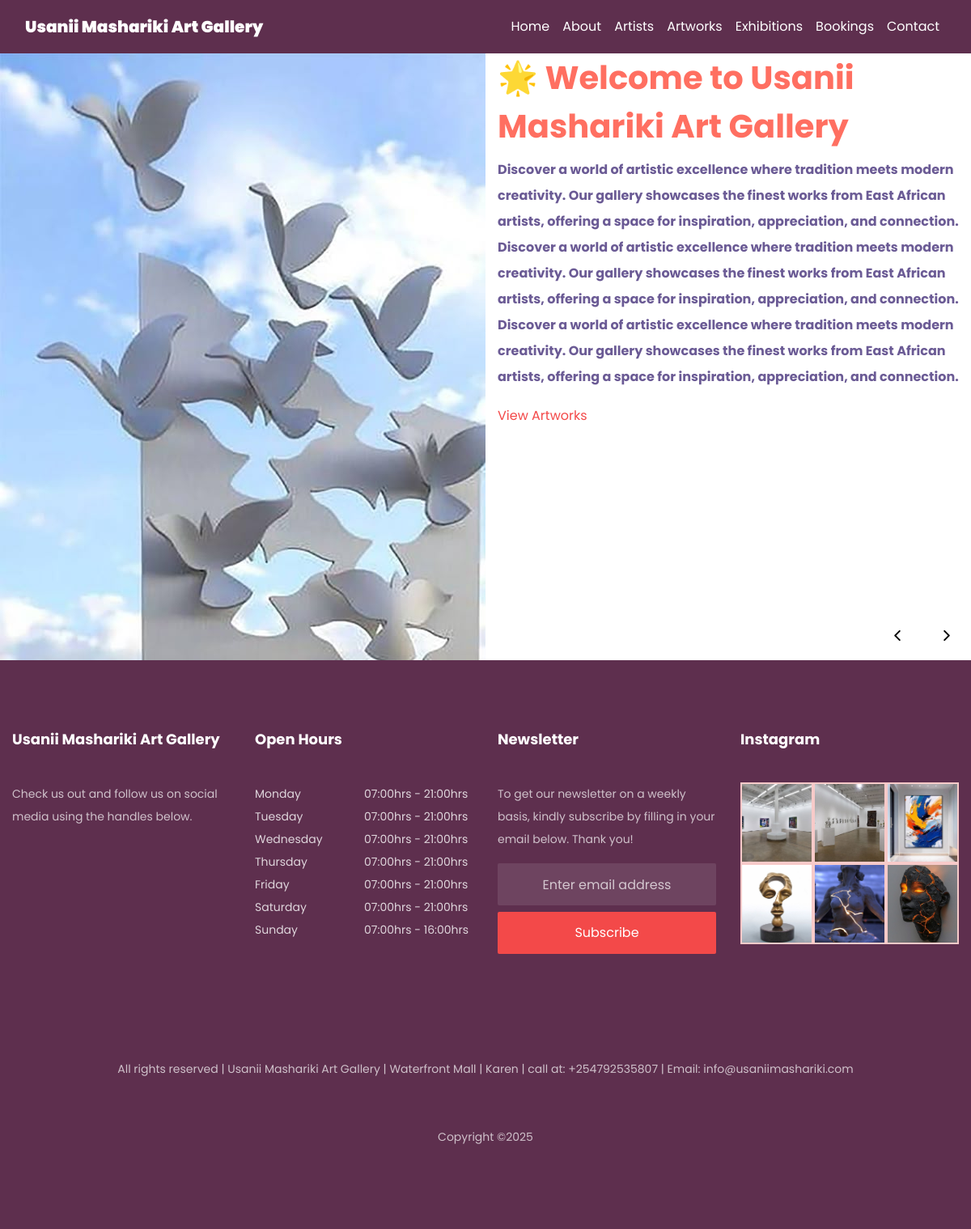
Before: /home/ with the older database file.
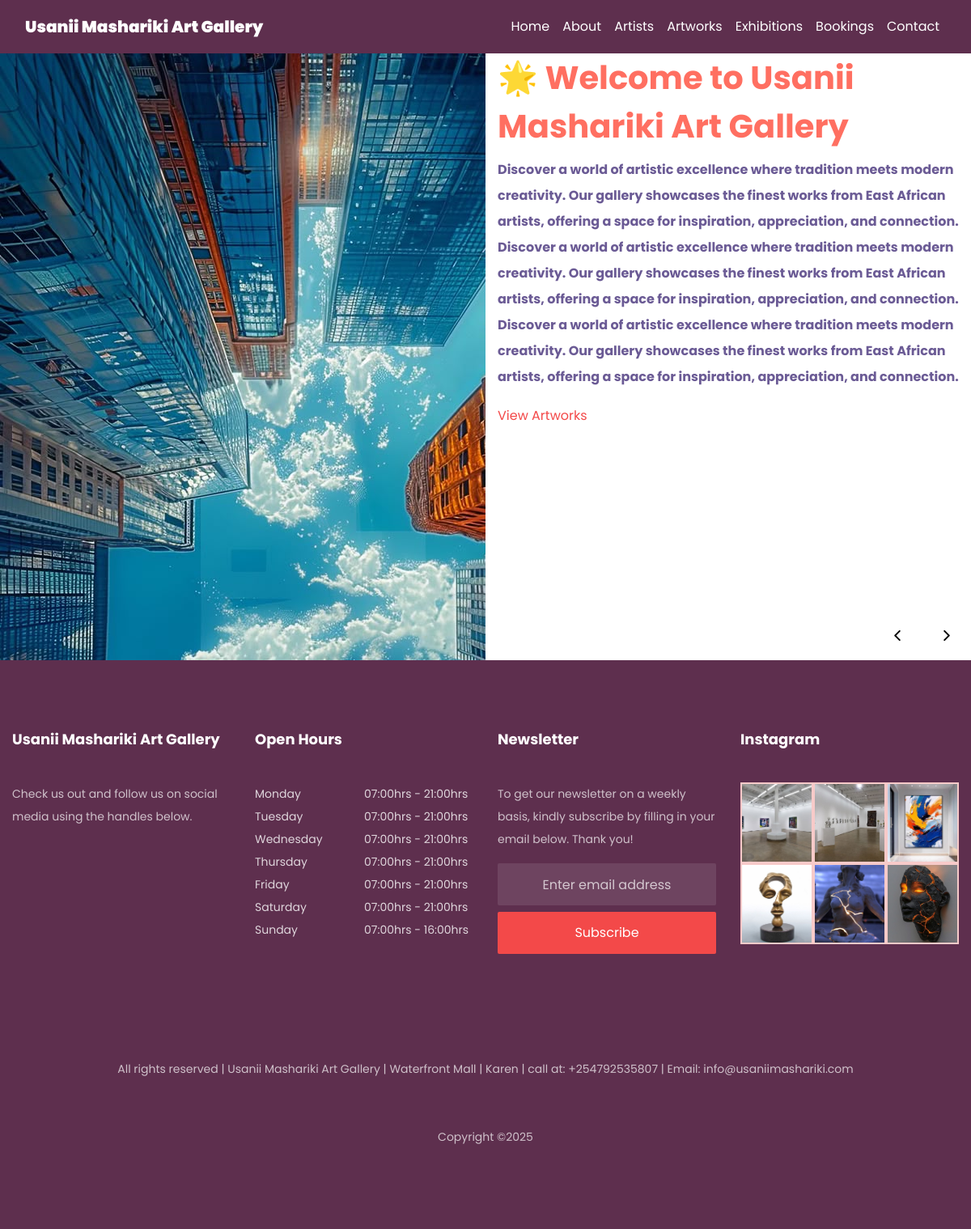
After: the same page with the newer database file.
### usanii/models.py (models this page shows, shortened)
class Homepage(models.Model):
    heading = models.CharField(max_length=500, default='heading')
    description = models.TextField(max_length=3000, default='description')
    background_image1 = models.ImageField(upload_to='homepage', default='homepage.jpg')

### usanii/views.py (the view)
# urls.py: path('', redirect_to_login, name='home_redirect'),  # Redirects home to login
def home(request):
    return render(request, 'home.html', {
        "home": Homepage.objects.all(),
        "footer": Footer.objects.all()
    })

### usanii/templates/home.html (shortened to what this page needs)
{% extends 'common.html' %}
{% load static %}
{% block body %}
<section class="home-slider owl-carousel">
  {% for home in home %}
  <div class="slider-item">
    <div class="container-fluid h-100">
      <div class="row h-100">
        <div class="col-md-6 image-side p-0">
          <div class="slider-image h-100" style="background-image: url('{{ home.background_image1.url }}');"></div>
        </div>
        <div class="col-md-6 text-side">
          <div class="slider-text-container h-100">
            <div class="slider-content ftco-animate">
              <h1 class="slider-title" class="subheading mb-4 mt-6" style="color: #FF6F61; font-weight: bold;">{{ home.heading }}</h1>
              <p class="slider-description" class="mb-4" style="color: #6B5B95;"> <b>{{ home.description }}</b></p>
              <a href="{% url 'artworks' %}" class="slider-btn">View Artworks</a>
            </div>
          </div>
        </div>
      </div>
    </div>
  </div>
  {% endfor %}
</section>
{% endblock %}

Changed rows visible on the page:
changed Homepage "🌟 Welcome to Usanii Mashariki Art Gallery": background_image1: a different picture
